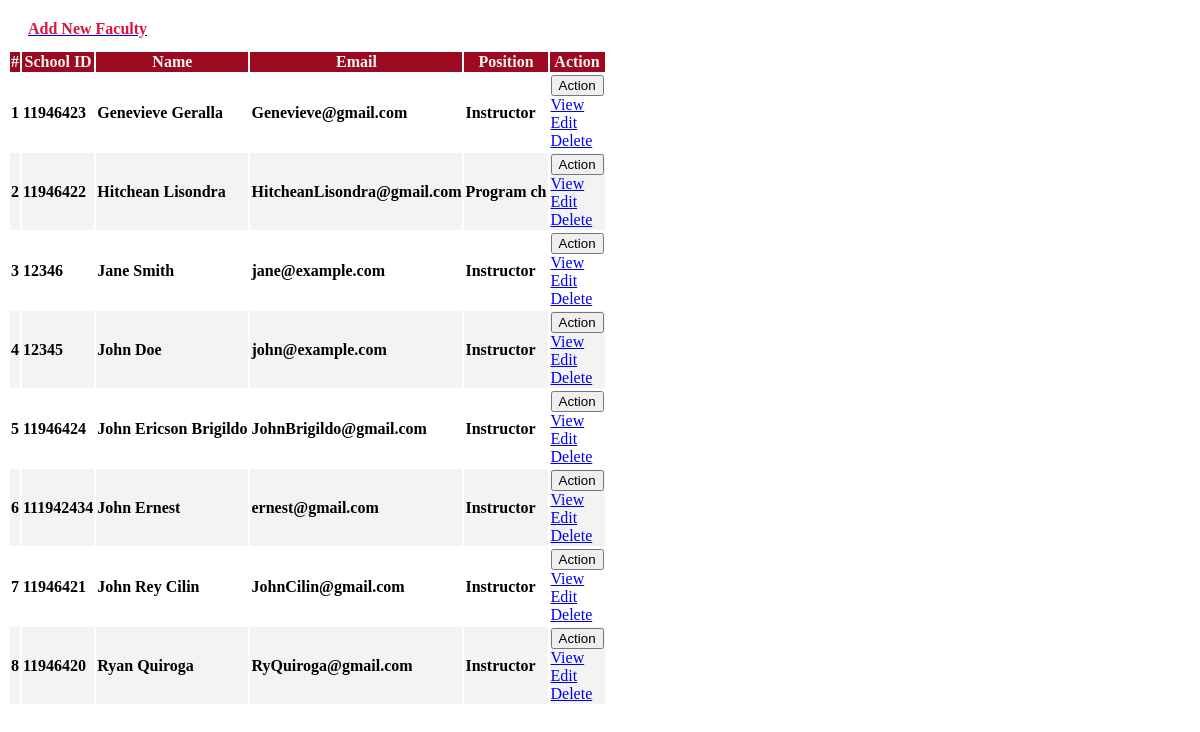
Page /admin/faculty_list.php on the committed database.
### tables this page shows
CREATE TABLE `faculty_list` (
  `id` int(30) NOT NULL,
  `school_id` varchar(100) NOT NULL,
  `firstname` varchar(200) NOT NULL,
  `lastname` varchar(200) NOT NULL,
  `email` varchar(200) NOT NULL,
  `password` text NOT NULL,
  `avatar` text NOT NULL DEFAULT '\'\\\'\\\\\\\'\\\\\\\\\\\\\\\'no-image-available.png\\\\\\\\\\\\\\\'\\\\\\\'\\\'\'',
  `date_created` datetime NOT NULL DEFAULT current_timestamp(),
  `position` varchar(10) NOT NULL
);

### admin/faculty_list.php (the view, shortened to what this page needs)
<?php include'db_connect.php' ?>
<div class="col-lg-12">
    <div class="card card-outline card-success">
        <div class="card-header">
            <div class="card-tools">
                <a class="btn btn-block btn-sm btn-default btn-flat border-primary" href="./index.php?page=new_faculty"><i class="fa fa-plus"></i> <span style="color: #dc143c; font-weight: bold;">Add New Faculty</span></a>
            </div>
        </div>
        <div class="card-body">
        <table class="table tabe-hover table-bordered styled-table" id="list">
                <thead>
                    <tr>
                        <th class="text-center">#</th>
                        <th>School ID</th>
                        <th>Name</th>
                        <th>Email</th>
                        <th>Position</th>
                        <th>Action</th>
                    </tr>
                </thead>
                <tbody>
                    <?php
                    $i = 1;
                    $qry = $conn->query("SELECT *, concat(firstname, ' ', lastname) as name FROM faculty_list ORDER BY concat(firstname, ' ', lastname) ASC");
                    while ($row = $qry->fetch_assoc()):
                    ?>
                    <tr>
                        <th class="text-center"><?php echo $i++ ?></th>
                        <td><b><?php echo $row['school_id'] ?></b></td>
                        <td><b><?php echo ucwords($row['name']) ?></b></td>
                        <td><b><?php echo $row['email'] ?></b></td>
                        <td><b><?php echo $row['position'] ?></b></td>
                        <td class="text-center">
                            <button type="button" class="btn btn-default btn-sm btn-flat border-info wave-effect text-info dropdown-toggle" data-toggle="dropdown" aria-expanded="true">
                                Action
                            </button>
                            <div class="dropdown-menu" style="">
                                <a class="dropdown-item view_faculty" href="javascript:void(0)" data-id="<?php echo $row['id'] ?>">View</a>
                                <a class="dropdown-item" href="./index.php?page=edit_faculty&id=<?php echo $row['id'] ?>">Edit</a>
                                <a class="dropdown-item delete_faculty" href="javascript:void(0)" data-id="<?php echo $row['id'] ?>">Delete</a>
                            </div>
                        </td>
                    </tr>
                    <?php endwhile; ?>
                </tbody>
            </table>
        </div>
    </div>
</div>

### admin/faculty_list.php (style rules this page uses)
.styled-table tbody tr { border-bottom: 1px solid #dddddd; }
.styled-table tbody tr:nth-of-type(even) { background-color: #f3f3f3; }
.styled-table tbody tr:last-of-type { border-bottom: 2px solid #009879; }
thead th { background-color: #9b0a1e; color: #f3f3f3; font-weight: bold; }
.card-success.card-outline { border-top: none; }
.card-header { background-color: transparent; border-bottom: none; padding: .75rem 1.25rem; position: relative; border-top-left-radius: .25rem; border-top-right-radius: .25rem; }

### rows in the picture
faculty_list: school "11946423", name "Genevieve Geralla", email "Genevieve@gmail.com", position "Instructor"
faculty_list: school "11946422", name "Hitchean Lisondra", email "HitcheanLisondra@gmail.com", position "Program ch"
faculty_list: school "12346", name "Jane Smith", email "jane@example.com", position "Instructor"
faculty_list: school "12345", name "John Doe", email "john@example.com", position "Instructor"
faculty_list: school "11946424", name "John Ericson Brigildo", email "JohnBrigildo@gmail.com", position "Instructor"
faculty_list: school "111942434", name "John Ernest", email "ernest@gmail.com", position "Instructor"
faculty_list: school "11946421", name "John Rey Cilin", email "JohnCilin@gmail.com", position "Instructor"
faculty_list: school "11946420", name "Ryan Quiroga", email "RyQuiroga@gmail.com", position "Instructor"
